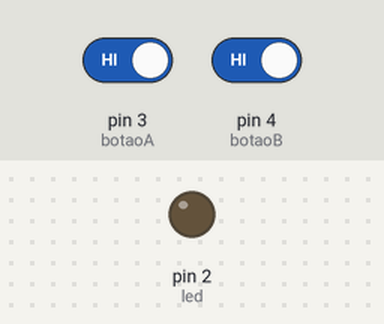
The sketch below on a simulated Arduino Uno, built with avr-gcc and run on an emulated ATmega328P. Shown: output pins drawn as LEDs (lit = HIGH). The inputs (shaded band) are chosen by the test bench; at power-on: pin 3 (botaoA) HIGH, pin 4 (botaoB) HIGH.

Above: at 1.2 s.
1.3 s: pin 3 (botaoA) driven LOW and pin 4 (botaoB) driven LOW
At 1.6 s:
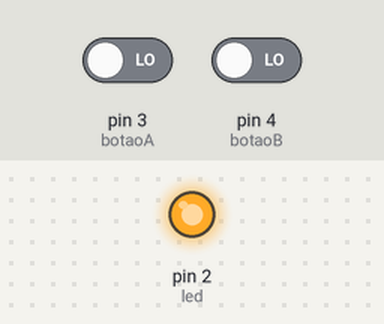
2.8 s: pin 3 (botaoA) driven HIGH
At 4.0 s:
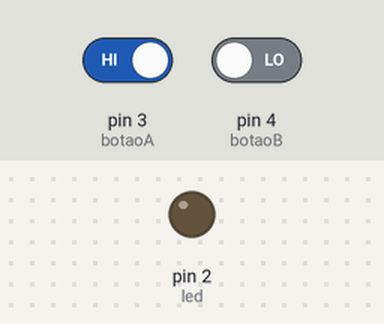
4.3 s: pin 3 (botaoA) driven LOW
At 5.1 s:
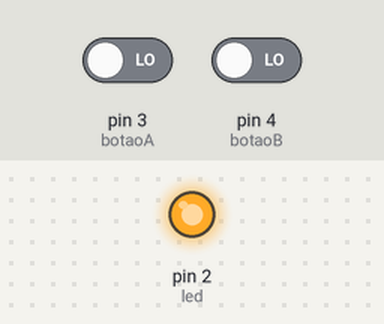
Timing chart, 0 to 7.3 s (numbered marks = the images above; inputs shaded):
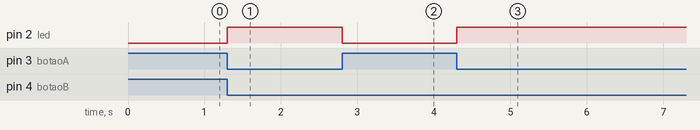

Measured:
- after the input at 1.3 s, pin 2 (led): LOW → HIGH at once
- after the input at 2.8 s, pin 2 (led): HIGH → LOW at once
- after the input at 4.3 s, pin 2 (led): LOW → HIGH at once

The sketch:

Atividade_1.ino
```cpp
 int led = 2;
int botaoA = 3;
int botaoB = 4;

unsigned conta = 0;

int estadobotaoB = HIGH;

void setup()
{
  pinMode(led, OUTPUT);
  pinMode(botaoA,INPUT_PULLUP);
  pinMode(botaoB, INPUT_PULLUP);
}

void loop()
{
  int leituraA = digitalRead(botaoA);
  int leituraB = digitalRead(botaoB);

  if(leituraB == LOW && estadobotaoB == HIGH){
  	 conta++;

    if (conta > 1){
      conta = 0;
  }
 }
     estadobotaoB = leituraB;
    Serial.println(leituraB);


 if (leituraA == LOW && conta == 1) {
    digitalWrite(led, HIGH);
 }	else {
    digitalWrite(led, LOW);
  }
}
```
